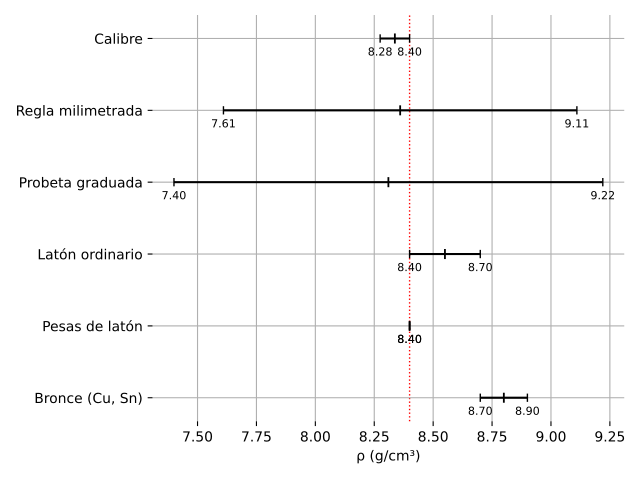

Generate this figure with Python:
import matplotlib.pyplot as plt

data = [
    {"nombre": "Bronce (Cu, Sn)", "min": 8.7, "max": 8.9},
    {"nombre": "Pesas de latón", "min": 8.4, "max": 8.4},
    {"nombre": "Latón ordinario", "min": 8.4, "max": 8.7},
    {"nombre": "Probeta graduada", "min": 7.4, "max": 9.22},
    {"nombre": "Regla milimetrada", "min": 7.61, "max": 9.11},
    {"nombre": "Calibre", "min": 8.275, "max": 8.40},
]

spacing = 1
y_pos = [i * spacing for i in range(len(data))]

labels = [d["nombre"] for d in data]
centers = [(d["min"] + d["max"]) / 2 for d in data]
errors = [(d["max"] - d["min"]) / 2 for d in data]

fig, ax = plt.subplots()

ax.errorbar(
    centers,
    y_pos,
    xerr=errors,
    fmt='none',
    ecolor='black',
    capsize=3
)

half_height = spacing * 0.07
for y, c in zip(y_pos, centers):
    ax.vlines(c, y - half_height, y + half_height, color='black', linewidth=1.3)

label_offset = spacing * 0.12
for y, d in zip(y_pos, data):
    ax.text(d["min"], y - label_offset, f'{d["min"]:.2f}',
            ha='center', va='top', fontsize=8)
    ax.text(d["max"], y - label_offset, f'{d["max"]:.2f}',
            ha='center', va='top', fontsize=8)

ax.axvline(8.40, color='red', linestyle='dotted', linewidth=1, zorder=0)

ax.set_yticks(y_pos)
ax.set_yticklabels(labels)
ax.set_xlabel("ρ (g/cm³)")

for spine in ax.spines.values():
    spine.set_visible(False)

ax.grid(True)

plt.tight_layout()
plt.savefig("grafico-intervalos.pdf", dpi=150)
plt.show()

# env/bin/python grafico-intervalos.py
